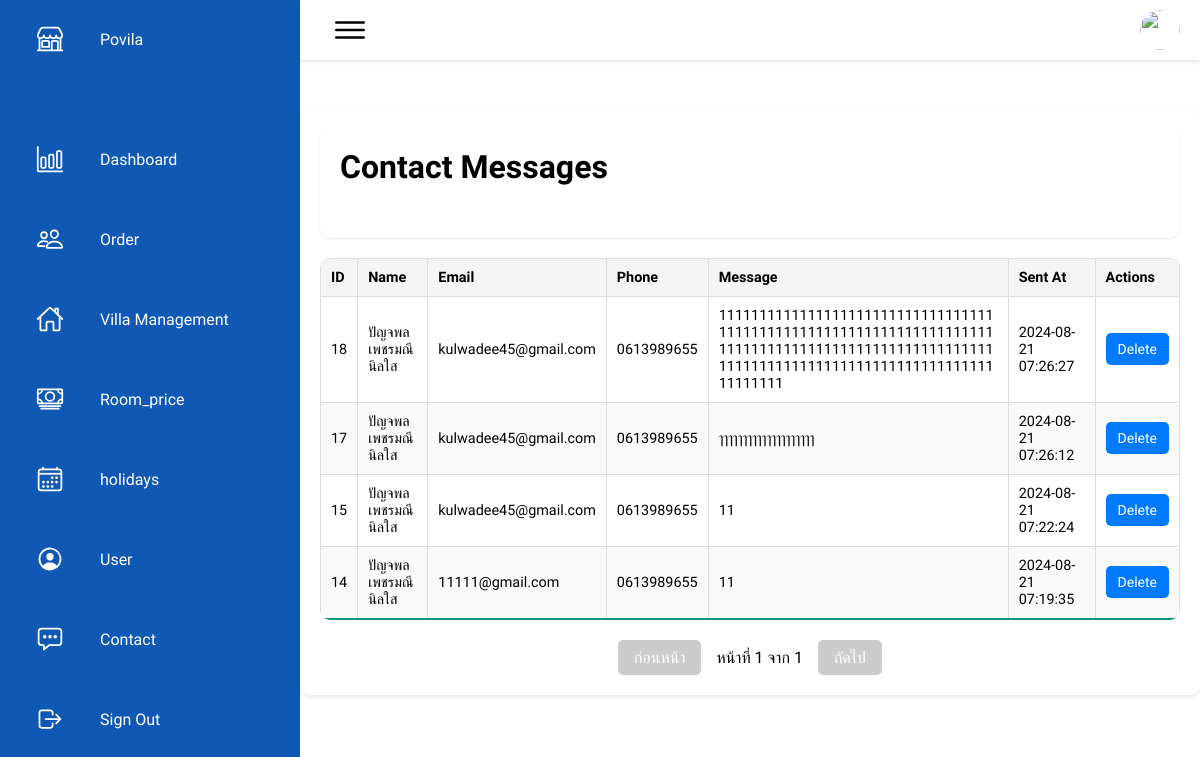
The app's page /admin/contact_user.php, older data.
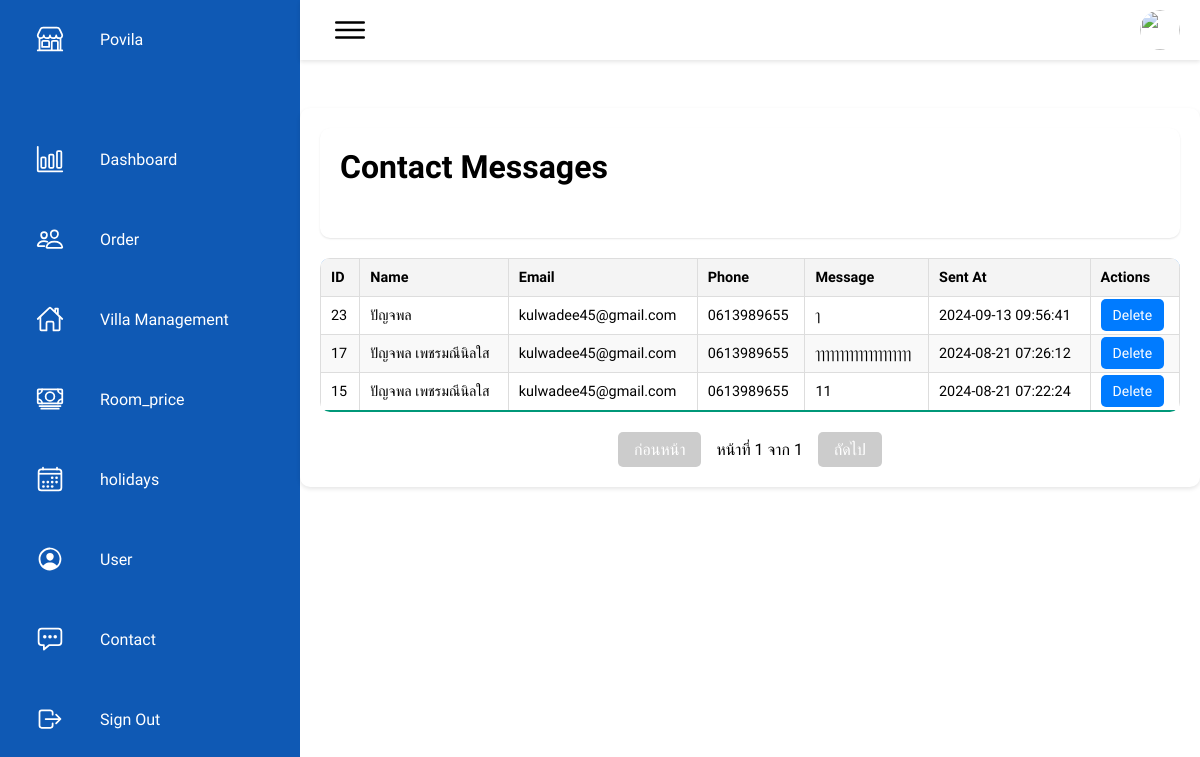
The same page, newer data.
### tables this page shows
CREATE TABLE `contact` (
  `id` int(11) NOT NULL,
  `name` varchar(255) NOT NULL,
  `email` varchar(255) NOT NULL,
  `phone` varchar(10) NOT NULL,
  `message` text NOT NULL,
  `created_at` timestamp NOT NULL DEFAULT current_timestamp()
);

### admin/contact_user.php (the view, shortened to what this page needs)
<!DOCTYPE html>
<html lang="en">
<head>
    <link rel="stylesheet" href="../css/admin.css">
    <link rel="stylesheet" href="../css/contact_user.css">
    <link rel="stylesheet" href="../css/order.css">
    <link rel="stylesheet" href="https://cdn.jsdelivr.net/npm/sweetalert2@11.4.22/dist/sweetalert2.min.css">
</head>
<body>
    <div class="container">
        <?php include 'menu.php'; ?>
        <div class="details2">
            <div class="recentOrders">
                <div class="cardHeader">
                    <h2>Contact Messages</h2>
                </div>
                <?php
                include 'db_connection.php';
                $limit = 10;
                $page = isset($_GET['page']) ? intval($_GET['page']) : 1;
                $offset = ($page - 1) * $limit;
                $countSql = "SELECT COUNT(*) as total FROM contact";
                $countResult = $conn->query($countSql);
                $totalRows = $countResult->fetch_assoc()['total'];
                $totalPages = ceil($totalRows / $limit);
                $sql = "SELECT id, name, email, phone, message, created_at FROM contact ORDER BY created_at DESC LIMIT $limit OFFSET $offset";
                $result = $conn->query($sql);
                ?>
                <table>
                    <thead>
                        <tr>
                            <th>ID</th>
                            <th>Name</th>
                            <th>Email</th>
                            <th>Phone</th>
                            <th>Message</th>
                            <th>Sent At</th>
                            <th>Actions</th>
                        </tr>
                    </thead>
                    <tbody>
                        <?php
                        if ($result->num_rows > 0) {
                            while ($row = $result->fetch_assoc()) {
                                echo "<tr>";
                                echo "<td>{$row['id']}</td>";
                                echo "<td>{$row['name']}</td>";
                                echo "<td>{$row['email']}</td>";
                                echo "<td>{$row['phone']}</td>";
                                echo "<td class='message-cell'>{$row['message']}</td>";
                                echo "<td>{$row['created_at']}</td>";
                                echo "<td>
                                        <a href='#' onclick='confirmDelete({$row['id']})' class='btn'>Delete</a>
                                      </td>";
                                echo "</tr>";
                            }
                        } else {
                            echo "<tr><td colspan='7'>No contact messages found</td></tr>";
                        }
                        ?>
                    </tbody>
                </table>
                <div class="pagination">
                    <button class="prev-page" <?php if ($page <= 1) echo 'disabled'; ?>>ก่อนหน้า</button>
                    <span class="page-info">หน้าที่ <?php echo $page; ?> จาก <?php echo $totalPages; ?></span>
                    <button class="next-page" <?php if ($page >= $totalPages) echo 'disabled'; ?>>ถัดไป</button>
                </div>
            </div>
        </div>
    </div>
</body>
</html>

Row changes from the older to the newer data that the page shows:
removed contact: id "18", name "ปัญจพล เพชรมณีนิลใส", email "kulwadee45@gmail.com", phone "0613989655", message "111111111111111111111111111111111111111111111111111111111111111111111111111111111111111111111111111111111111111111111111111111111111111111111111", created_at "2024-08-21 07:26:27"
removed contact: id "14", name "ปัญจพล เพชรมณีนิลใส", email "11111@gmail.com", phone "0613989655", message "11", created_at "2024-08-21 07:19:35"
added contact: id "23", name "ปัญจพล", email "kulwadee45@gmail.com", phone "0613989655", message "ๅ", created_at "2024-09-13 09:56:41"
